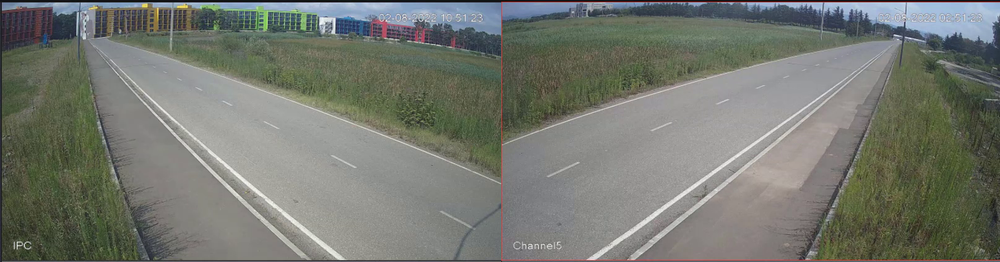
#> input picture frames/frame100.png, 1000 x 262 px, shrunk from 1616 x 424 before the run; its folder holds only this picture in this run
$ python three.py
#> lines starting #> are read from the running program, lines starting #| are printed output that depends on the picture
import os
import cv2
import matplotlib.pyplot as plt
import numpy as np


def read_files(relative_path):
#> called with relative_path = 'frames'
    images = []
    for filename in os.listdir(relative_path):
        img = cv2.GaussianBlur(cv2.cvtColor(cv2.imread(os.path.join(relative_path, filename)), cv2.COLOR_BGR2GRAY),
                               (5, 5), 0)
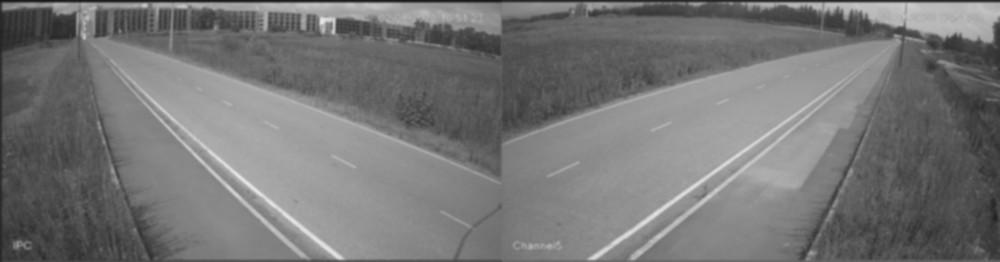
#> img: shape (262, 1000); min 24, max 232, mean 117.6
        if img is not None:
            images.append(img)
    return images


image = read_files("frames")[0]
result1 = np.zeros((image.shape[0], image.shape[1]))
result2 = np.zeros((image.shape[0], image.shape[1]))
result3 = np.zeros((image.shape[0], image.shape[1]))
result4 = np.zeros((image.shape[0], image.shape[1]))
result5 = np.zeros((image.shape[0], image.shape[1]))
result6 = np.zeros((image.shape[0], image.shape[1]))

for i in range(0, image.shape[0]):
    for j in range(1, image.shape[1]-1):
        result1[i][j] = (image[i][j-1] + image[i][j+1]) / 2
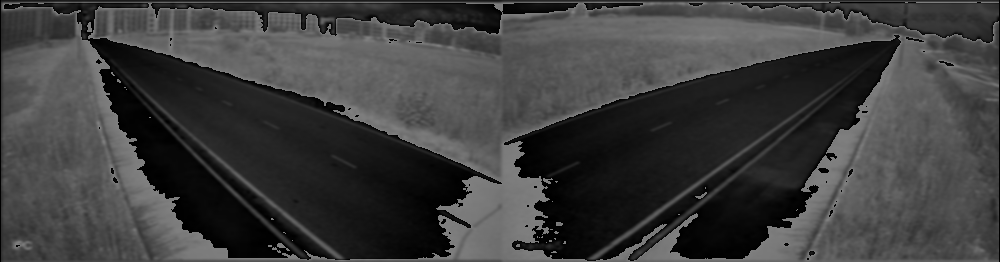
#> result1: shape (262, 1000) float64; min 0, max 127.5, mean 62.1

plt.imshow(result1)
plt.show()

for i in range(0, image.shape[0]):
    for j in range(2, image.shape[1]-2):
        result2[i][j] = (8*image[i][j+1] - 8 * image[i][j-1] - image[i][j+2] + image[i][j-2]) / 12
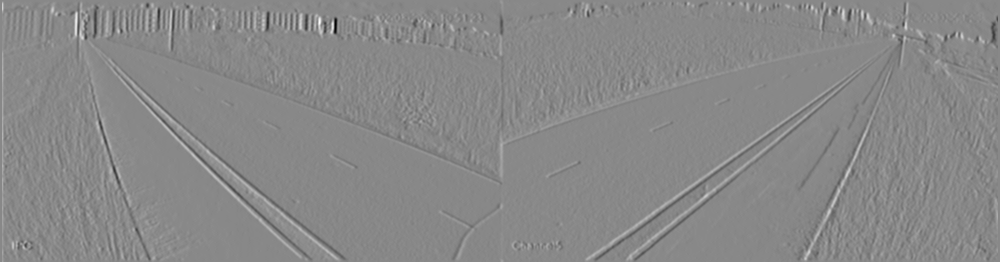
#> result2: shape (262, 1000) float64; min -57.25, max 49.75, mean 0; drawn with min black and max white

plt.imshow(result2)
plt.show()

for i in range(0, image.shape[0]):
    for j in range(1, image.shape[1]-1):
        result3[i][j] = (image[i][j+1] - 2 * image[i][j] + image[i][j-1]) / 2
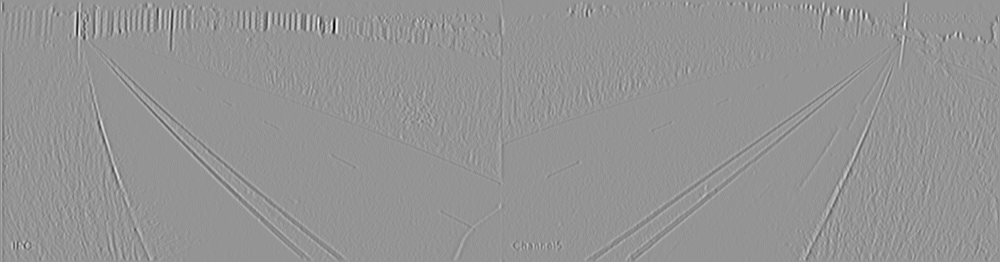
#> result3: shape (262, 1000) float64; min -24.5, max 17.5, mean -0.00298; drawn with min black and max white

plt.imshow(result3)
plt.show()

for i in range(0, image.shape[0]):
    for j in range(2, image.shape[1]-2):
        result4[i][j] = (16*image[i][j+1] - 30*image[i][j] + 16 * image[i][j-1] - image[i][j+2] - image[i][j-2]) / 12

plt.imshow(result4)
plt.show()

for i in range(0, image.shape[0]):
    for j in range(2, image.shape[1]-2):
        result5[i][j] = image[i][j+2] + image[i][j-2]+6*image[i][j]-4*image[i][j+1]-image[i][j-1]
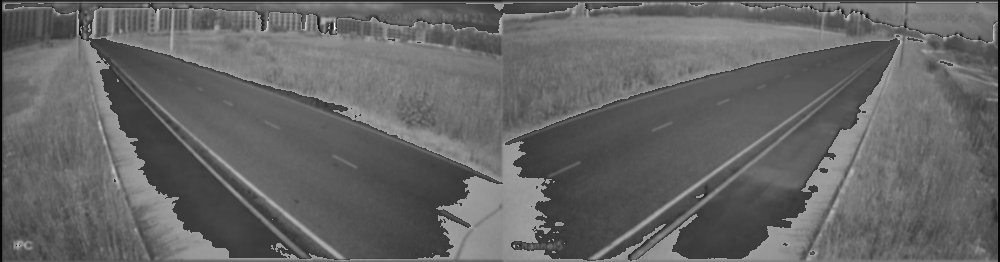
#> result5: shape (262, 1000) float64; min -18, max 629, mean 241; drawn with min black and max white

plt.imshow(result5)
plt.show()

for i in range(0, image.shape[0]):
    for j in range(3, image.shape[1]-3):
        result6[i][j] = 2*image[i][j+2] + 2 * image[i][j-2] - 1/6 * image[i][j+3] - 1/6 * image[i][j-3] - 13/2 * image[i][j+1] - 13/2*image[i][j-1] + 28/3 * image[i][j]
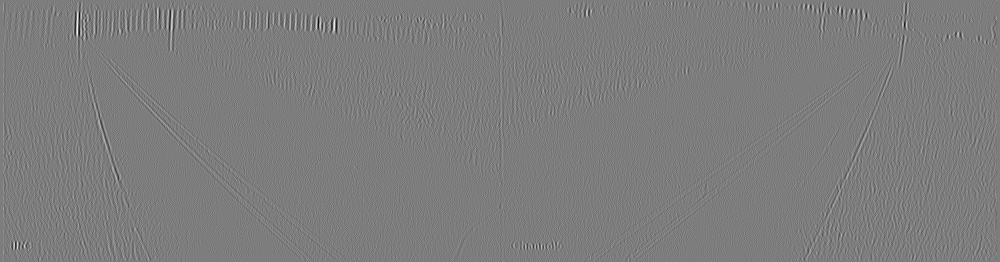
#> result6: shape (262, 1000) float64; min -76.5, max 79.17, mean 0; drawn with min black and max white
plt.imshow(result6)
plt.show()
